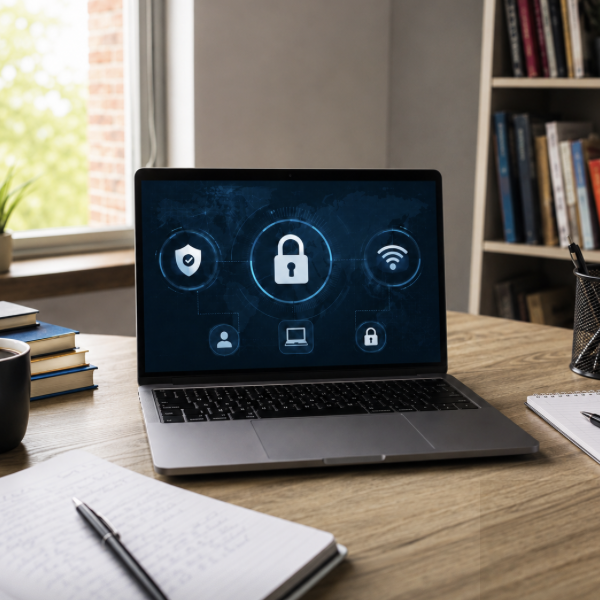
#> input picture Part2/Activity_B30/evidence/manipulated/local_edit.png, 600 x 600 px
$ python -i watermark.py   (imports and definitions only)
#> lines starting #> are read from the running program, lines starting #| are printed output that depends on the picture
"""
B30 - LSB Steganographic Watermark: embed + extract + robustness test.

Usage:
    python watermark.py embed  <input.png>  <output.png>  "MESSAGE"
    python watermark.py extract <image.png>
    python watermark.py test   <watermarked.png>     # runs the survivability suite

The watermark is encoded into the least-significant bit of the R channel.
To make the evidence more realistic, the payload is repeated in multiple
places across the image instead of being stored only once at the top-left.
The visual change is still invisible because flipping the LSB of an 8-bit
channel shifts intensity by 1/255.
"""
from __future__ import annotations

import sys
from pathlib import Path
import warnings

from PIL import Image


LENGTH_BITS = 16  # supports messages up to 65535 bits (~8000 chars)
MAX_EXTRACT_BITS = 4096


def _bits(b: bytes) -> list[int]:
    return [(byte >> i) & 1 for byte in b for i in range(7, -1, -1)]


def _bits_to_bytes(bits: list[int]) -> bytes:
    out = bytearray()
    for i in range(0, len(bits) - 7, 8):
        v = 0
        for j in range(8):
            v = (v << 1) | bits[i + j]
        out.append(v)
    return bytes(out)


def _pixels(img: Image.Image) -> list[tuple[int, int, int]]:
    with warnings.catch_warnings():
        warnings.simplefilter("ignore", DeprecationWarning)
        return list(img.getdata())


def _payload_bits(message: str) -> list[int]:
    payload = message.encode("utf-8")
    payload_bits = _bits(payload)
    length_bits = [(len(payload_bits) >> i) & 1 for i in range(LENGTH_BITS - 1, -1, -1)]
    return length_bits + payload_bits


def _copy_starts(width: int, height: int, bit_count: int) -> list[int]:
    """Place complete payload copies inside rows so central crops can retain them."""
    xs = {8, width // 5, max(8, (width - bit_count) // 2)}
    xs = {x for x in xs if 0 <= x and x + bit_count <= width}
    ys = range(8, height, 32)
    starts = [y * width + x for y in ys for x in sorted(xs)]
    return starts or [0]


def embed(in_path: str, out_path: str, message: str) -> None:
    img = Image.open(in_path).convert("RGB")
    bits = _payload_bits(message)
    pixels = _pixels(img)
    width, height = img.size
    starts = _copy_starts(width, height, len(bits))
    new_pixels = []
    edits: dict[int, int] = {}
    for start in starts:
        for offset, bit in enumerate(bits):
            edits[start + offset] = bit
    for i, (r, g, b) in enumerate(pixels):
        if i in edits:
            r = (r & ~1) | edits[i]
        new_pixels.append((r, g, b))
    img.putdata(new_pixels)
    img.save(out_path, format="PNG")  # PNG is lossless -- required for LSB to survive
    print(f"[+] Embedded {len(message.encode('utf-8'))} bytes into {out_path}")
    print(f"[+] Repeated payload copies: {len(starts)}")


def _read_at(pixels: list[tuple[int, int, int]], start: int) -> str | None:
    if start + LENGTH_BITS >= len(pixels):
        return None
    length_bits = [pixels[start + i][0] & 1 for i in range(LENGTH_BITS)]
    length = 0
    for bit in length_bits:
        length = (length << 1) | bit
    if length == 0 or length > MAX_EXTRACT_BITS or length % 8:
        return None
    end = start + LENGTH_BITS + length
    if end > len(pixels):
        return None
    payload_bits = [pixels[i][0] & 1 for i in range(start + LENGTH_BITS, end)]
    try:
        text = _bits_to_bytes(payload_bits).decode("utf-8")
    except UnicodeDecodeError:
        return None
    if len(text) < 8 or any(ord(ch) < 32 or ord(ch) > 126 for ch in text):
        return None
    return text


def extract(path: str) -> str | None:
    img = Image.open(path).convert("RGB")
    pixels = _pixels(img)
    for start in range(0, len(pixels) - LENGTH_BITS):
        text = _read_at(pixels, start)
        if text:
            return text
    return None


def survivability_test(watermarked_path: str) -> None:
#> called with watermarked_path = 'evidence/manipulated/local_edit.png'
    base = Image.open(watermarked_path).convert("RGB")
#> base is the input picture: PIL image 600x600 RGB; mean R, G, B 120.1, 115.4, 109
    tmpdir = Path(watermarked_path).parent / "manipulated"
    tmpdir.mkdir(exist_ok=True)

    original = extract(watermarked_path)
#> in extract, `pixels = _pixels(img)`: pixels = 360000 items
#> the loop in extract, `for start in range(0, len(pixels) - LENGTH_BITS):` made 4937 passes
#> length_bits in _read_at on passes 1 to 3: [0, 0, 1, 1, 0, 0, 1, 1, 1, 1, 1, 1, 1, 0, 1, 0], [0, 1, 1, 0, 0, 1, 1, 1, 1, 1, 1, 1, 0, 1, 0, 0], [1, 1, 0, 0, 1, 1, 1, 1, 1, 1, 1, 0, 1, 0, 0, 1]
    print(f"[control] watermarked PNG extract  -> {original!r}")

    # Local visual edit away from most payload copies.
    edited = base.copy()
    px = edited.load()
    w, h = base.size
#> w = 600; h = 600
    for y in range(h - h // 5, h):
        for x in range(w - w // 5, w):
            r, g, b = px[x, y]
            px[x, y] = (max(0, r - 10), max(0, g - 10), max(0, b - 10))
    p = tmpdir / "local_edit.png"
    edited.save(p)
    print(f"[local edit] -> {extract(str(p))!r}")

    # JPEG compression at several qualities
    for q in (95, 75, 50):
        p = tmpdir / f"jpeg_q{q}.jpg"
        base.save(p, format="JPEG", quality=q)
        roundtrip = p.with_suffix(".png")
        Image.open(p).convert("RGB").save(roundtrip)
        result = extract(str(roundtrip))
        print(f"[jpeg q={q:>2}] -> {result!r}")

    # Resize down then up
    shrunk = base.resize((w // 2, h // 2), Image.LANCZOS).resize((w, h), Image.LANCZOS)
    p = tmpdir / "resized.png"
    shrunk.save(p)
    print(f"[resize 50%] -> {extract(str(p))!r}")

    # Centre crop 80%
    cw, ch = int(w * 0.8), int(h * 0.8)
    left, top = (w - cw) // 2, (h - ch) // 2
    cropped = base.crop((left, top, left + cw, top + ch))
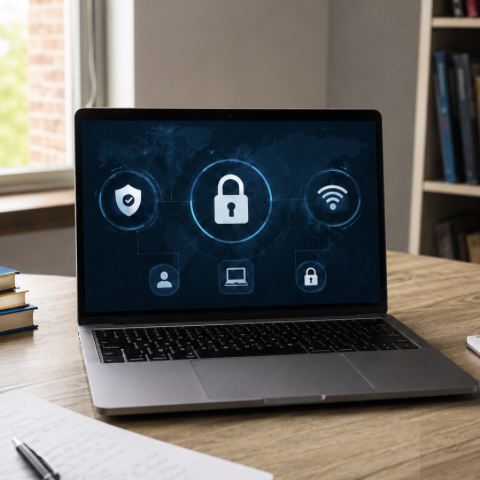
#> cropped: PIL image 480x480 RGB; mean R, G, B 102.5, 100.5, 97.3
    p = tmpdir / "cropped.png"
    cropped.save(p)
    print(f"[crop 80%] -> {extract(str(p))!r}")

    # Pixel noise
    import random
    random.seed(42)
    noisy = base.copy()
    px = noisy.load()
    for _ in range(w * h // 100):  # 1% of pixels
        x, y = random.randint(0, w - 1), random.randint(0, h - 1)
        r, g, b = px[x, y]
        px[x, y] = (min(255, r + random.randint(-5, 5)), g, b)
    p = tmpdir / "noisy.png"
    noisy.save(p)
    print(f"[noise 1%] -> {extract(str(p))!r}")


def _usage() -> None:
    print(__doc__)
    sys.exit(1)


# [12 lines not run here, left out]

>>> result = survivability_test('evidence/manipulated/local_edit.png')
